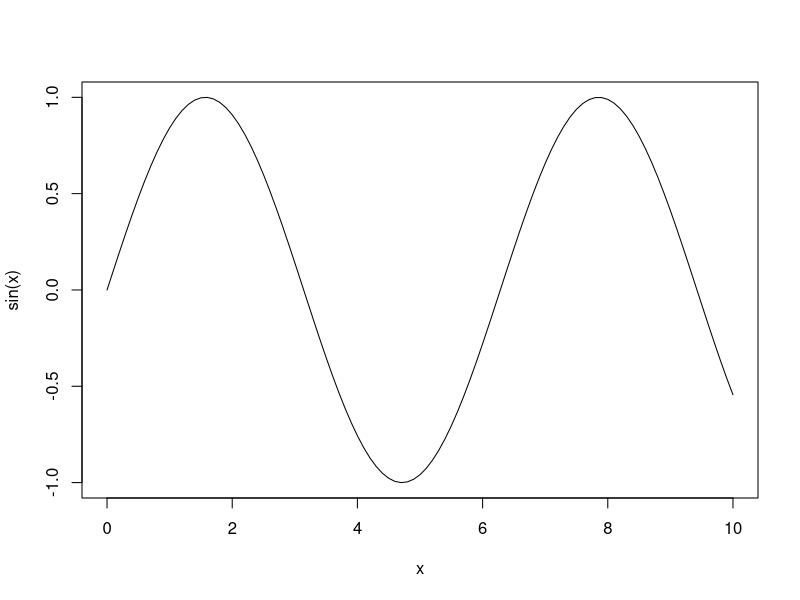
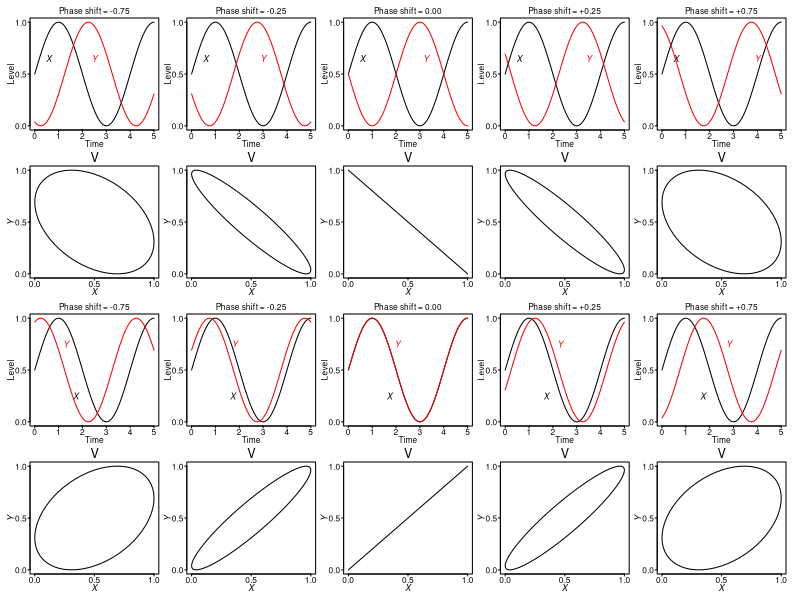

Write the R code that produced these figures, in order.

curve(sin(x), from=0,to=10)
x<-seq(0,pi*5/2,pi/30)
s<-sin(x)
s1<-sin(x+pi*0/8)
s2<-sin(x+pi*1/8)
s3<-sin(x+pi*2/8)
s4<-sin(x+pi*3/8)
s5<-sin(x+pi*4/8)
s6<-sin(x+pi*5/8)
s7<-sin(x+pi*6/8)
s8<-sin(x+pi*7/8)
s9<-sin(x+pi*8/8)
s10<-sin(x+pi*9/8)
s11<-sin(x+pi*10/8)
s12<-sin(x+pi*11/8)
s13<-sin(x+pi*12/8)
s14<-sin(x+pi*13/8)
s15<-sin(x+pi*14/8)
s16<-sin(x+pi*15/8)
s17<-sin(x+pi*16/8)


pdf("figs/phase_shift_model_190701.pdf",height=4.2, width=4.8)
par(ps=6)
par(mfrow=c(4,5))
par(oma=c(0.4,0.8,0,0))
par(mar=c(0.9,0.7,0.9,0.7))
par(mgp=c(0,0.15,0))
par(cex=1)


### H3K27me3
plot(s,type="l",ylab="",xlab="", yaxt="n",xaxt="n")
axis(side=1,at=seq(1,76,15),tcl=-0.1,lab=F)
mtext(c("0","1","2","3","4","5"),side=1,at=seq(1,76,15),line=-0.35)
axis(side=2,at=seq(-1,1,1),tcl=-0.1,lab=c("0.0","0.5","1.0"),las=1)
text(10,0.3,labels=expression(italic(X)))
text(50-11.25,0.3,labels=expression(italic(Y)),col="red") 
mtext("Level",side=2,line=0.6)
mtext("Time",side=1,line=0.05)
mtext("Phase shift = -0.75",side=3,line=0)
par(new=T)
plot(s12,type="l",col="red",ylab="",xlab="",axes=F)


plot(s,type="l",ylab="",xlab="", yaxt="n",xaxt="n")
axis(side=1,at=seq(1,76,15),tcl=-0.1,lab=F)
mtext(c("0","1","2","3","4","5"),side=1,at=seq(1,76,15),line=-0.35)
axis(side=2,at=seq(-1,1,1),tcl=-0.1,lab=c("0.0","0.5","1.0"),las=1)
text(10,0.3,labels=expression(italic(X)))
text(50-3.75,0.3,labels=expression(italic(Y)),col="red") 
mtext("Level",side=2,line=0.6)
mtext("Time",side=1,line=0.05)
mtext("Phase shift = -0.25",side=3,line=0)
par(new=T)
plot(s10,type="l",col="red",ylab="",xlab="",axes=F)


plot(s,type="l",ylab="",xlab="", yaxt="n",xaxt="n")
axis(side=1,at=seq(1,76,15),tcl=-0.1,lab=F)
mtext(c("0","1","2","3","4","5"),side=1,at=seq(1,76,15),line=-0.35)
axis(side=2,at=seq(-1,1,1),tcl=-0.1,lab=c("0.0","0.5","1.0"),las=1)
text(10,0.3,labels=expression(italic(X)))
text(50,0.3,labels=expression(italic(Y)),col="red") 
mtext("Level",side=2,line=0.6)
mtext("Time",side=1,line=0.05)
mtext("Phase shift = 0.00",side=3,line=0)
par(new=T)
plot(s9,type="l",col="red",ylab="",xlab="",axes=F)


plot(s,type="l",ylab="",xlab="", yaxt="n",xaxt="n")
axis(side=1,at=seq(1,76,15),tcl=-0.1,lab=F)
mtext(c("0","1","2","3","4","5"),side=1,at=seq(1,76,15),line=-0.35)
axis(side=2,at=seq(-1,1,1),tcl=-0.1,lab=c("0.0","0.5","1.0"),las=1)
text(10,0.3,labels=expression(italic(X)))
text(50+3.75,0.3,labels=expression(italic(Y)),col="red") 
mtext("Level",side=2,line=0.6)
mtext("Time",side=1,line=0.05)
mtext("Phase shift = +0.25",side=3,line=0)
par(new=T)
plot(s8,type="l",col="red",ylab="",xlab="",axes=F)


plot(s,type="l",ylab="",xlab="", yaxt="n",xaxt="n")
axis(side=1,at=seq(1,76,15),tcl=-0.1,lab=F)
mtext(c("0","1","2","3","4","5"),side=1,at=seq(1,76,15),line=-0.35)
axis(side=2,at=seq(-1,1,1),tcl=-0.1,lab=c("0.0","0.5","1.0"),las=1)
text(10,0.3,labels=expression(italic(X)))
text(50+11.25,0.3,labels=expression(italic(Y)),col="red") 
mtext("Level",side=2,line=0.6)
mtext("Time",side=1,line=0.05)
mtext("Phase shift = +0.75",side=3,line=0)
par(new=T)
plot(s6,type="l",col="red",ylab="",xlab="",axes=F)





plot(s,s12,type="l",ylab="",xlab="", yaxt="n",xaxt="n")
axis(side=1,at=seq(-1,1,1),tcl=-0.1,lab=F)
mtext(c("0.0","0.5","1.0"),side=1,at=seq(-1,1,1),line=-0.35)
axis(side=2,at=seq(-1,1,1),tcl=-0.1,  pos=-1.08,las=1,lab=c("0.0","0.5","1.0"))
mtext(expression(italic(Y)),side=2,line=0.6)
mtext(expression(italic(X)),side=1,line=0.05)
mtext("V",side=3,line=0,cex=1.5)


plot(s,s10,type="l",ylab="",xlab="", yaxt="n",xaxt="n")
axis(side=1,at=seq(-1,1,1),tcl=-0.1,lab=F)
mtext(c("0.0","0.5","1.0"),side=1,at=seq(-1,1,1),line=-0.35)
axis(side=2,at=seq(-1,1,1),tcl=-0.1,  pos=-1.08,las=1,lab=c("0.0","0.5","1.0"))
mtext(expression(italic(Y)),side=2,line=0.6)
mtext(expression(italic(X)),side=1,line=0.05)
mtext("V",side=3,line=0,cex=1.5)


plot(s,s9,type="l",ylab="",xlab="", yaxt="n",xaxt="n")
axis(side=1,at=seq(-1,1,1),tcl=-0.1,lab=F)
mtext(c("0.0","0.5","1.0"),side=1,at=seq(-1,1,1),line=-0.35)
axis(side=2,at=seq(-1,1,1),tcl=-0.1,  pos=-1.08,las=1,lab=c("0.0","0.5","1.0"))
mtext(expression(italic(Y)),side=2,line=0.6)
mtext(expression(italic(X)),side=1,line=0.05)
mtext("V",side=3,line=0,cex=1.5)


plot(s,s8,type="l",ylab="",xlab="", yaxt="n",xaxt="n")
axis(side=1,at=seq(-1,1,1),tcl=-0.1,lab=F)
mtext(c("0.0","0.5","1.0"),side=1,at=seq(-1,1,1),line=-0.35)
axis(side=2,at=seq(-1,1,1),tcl=-0.1,  pos=-1.08,las=1,lab=c("0.0","0.5","1.0"))
mtext(expression(italic(Y)),side=2,line=0.6)
mtext(expression(italic(X)),side=1,line=0.05)
mtext("V",side=3,line=0,cex=1.5)


plot(s,s6,type="l",ylab="",xlab="", yaxt="n",xaxt="n")
axis(side=1,at=seq(-1,1,1),tcl=-0.1,lab=F)
mtext(c("0.0","0.5","1.0"),side=1,at=seq(-1,1,1),line=-0.35)
axis(side=2,at=seq(-1,1,1),tcl=-0.1,  pos=-1.08,las=1,lab=c("0.0","0.5","1.0"))
mtext(expression(italic(Y)),side=2,line=0.6)
mtext(expression(italic(X)),side=1,line=0.05)
mtext("V",side=3,line=0,cex=1.5)



### H3K4me3
plot(s,type="l",ylab="",xlab="", yaxt="n",xaxt="n")
axis(side=1,at=seq(1,76,15),tcl=-0.1,lab=F)
mtext(c("0","1","2","3","4","5"),side=1,at=seq(1,76,15),line=-0.35)
axis(side=2,at=seq(-1,1,1),tcl=-0.1,lab=c("0.0","0.5","1.0"),las=1)
text(27,-0.5,labels=expression(italic(X)))
text(32-11.25,0.5,labels=expression(italic(Y)),col="red")
mtext("Level",side=2,line=0.6)
mtext("Time",side=1,line=0.05)
mtext("Phase shift = -0.75",side=3,line=0)
par(new=T)
plot(s4,type="l",col="red",ylab="",xlab="",axes=F)


plot(s,type="l",ylab="",xlab="", yaxt="n",xaxt="n")
axis(side=1,at=seq(1,76,15),tcl=-0.1,lab=F)
mtext(c("0","1","2","3","4","5"),side=1,at=seq(1,76,15),line=-0.35)
axis(side=2,at=seq(-1,1,1),tcl=-0.1,lab=c("0.0","0.5","1.0"),las=1)
text(27,-0.5,labels=expression(italic(X)))
text(32-3.75,0.5,labels=expression(italic(Y)),col="red")
mtext("Level",side=2,line=0.6)
mtext("Time",side=1,line=0.05)
mtext("Phase shift = -0.25",side=3,line=0)
par(new=T)
plot(s2,type="l",col="red",ylab="",xlab="",axes=F)


plot(s,type="l",ylab="",xlab="", yaxt="n",xaxt="n")
axis(side=1,at=seq(1,76,15),tcl=-0.1,lab=F)
mtext(c("0","1","2","3","4","5"),side=1,at=seq(1,76,15),line=-0.35)
axis(side=2,at=seq(-1,1,1),tcl=-0.1,lab=c("0.0","0.5","1.0"),las=1)
text(27,-0.5,labels=expression(italic(X)))
text(32,0.5,labels=expression(italic(Y)),col="red")
mtext("Level",side=2,line=0.6)
mtext("Time",side=1,line=0.05)
mtext("Phase shift = 0.00",side=3,line=0)
par(new=T)
plot(s17,type="l",col="red",ylab="",xlab="",axes=F)


plot(s,type="l",ylab="",xlab="", yaxt="n",xaxt="n")
axis(side=1,at=seq(1,76,15),tcl=-0.1,lab=F)
mtext(c("0","1","2","3","4","5"),side=1,at=seq(1,76,15),line=-0.35)
axis(side=2,at=seq(-1,1,1),tcl=-0.1,lab=c("0.0","0.5","1.0"),las=1)
text(27,-0.5,labels=expression(italic(X)))
text(32+3.75,0.5,labels=expression(italic(Y)),col="red")
mtext("Level",side=2,line=0.6)
mtext("Time",side=1,line=0.05)
mtext("Phase shift = +0.25",side=3,line=0)
par(new=T)
plot(s16,type="l",col="red",ylab="",xlab="",axes=F)


plot(s,type="l",ylab="",xlab="", yaxt="n",xaxt="n")
axis(side=1,at=seq(1,76,15),tcl=-0.1,lab=F)
mtext(c("0","1","2","3","4","5"),side=1,at=seq(1,76,15),line=-0.35)
axis(side=2,at=seq(-1,1,1),tcl=-0.1,lab=c("0.0","0.5","1.0"),las=1)
text(27,-0.5,labels=expression(italic(X)))
text(32+11.25,0.5,labels=expression(italic(Y)),col="red")
mtext("Level",side=2,line=0.6)
mtext("Time",side=1,line=0.05)
mtext("Phase shift = +0.75",side=3,line=0)
par(new=T)
plot(s14,type="l",col="red",ylab="",xlab="",axes=F)





plot(s,s4,type="l",ylab="",xlab="", yaxt="n",xaxt="n")
axis(side=1,at=seq(-1,1,1),tcl=-0.1,lab=F)
mtext(c("0.0","0.5","1.0"),side=1,at=seq(-1,1,1),line=-0.35)
axis(side=2,at=seq(-1,1,1),tcl=-0.1,  pos=-1.08,las=1,lab=c("0.0","0.5","1.0"))
mtext(expression(italic(Y)),side=2,line=0.6)
mtext(expression(italic(X)),side=1,line=0.05)
mtext("V",side=3,line=0,cex=1.5)


plot(s,s2,type="l",ylab="",xlab="", yaxt="n",xaxt="n")
axis(side=1,at=seq(-1,1,1),tcl=-0.1,lab=F)
mtext(c("0.0","0.5","1.0"),side=1,at=seq(-1,1,1),line=-0.35)
axis(side=2,at=seq(-1,1,1),tcl=-0.1,  pos=-1.08,las=1,lab=c("0.0","0.5","1.0"))
mtext(expression(italic(Y)),side=2,line=0.6)
mtext(expression(italic(X)),side=1,line=0.05)
mtext("V",side=3,line=0,cex=1.5)


plot(s,s17,type="l",ylab="",xlab="", yaxt="n",xaxt="n")
axis(side=1,at=seq(-1,1,1),tcl=-0.1,lab=F)
mtext(c("0.0","0.5","1.0"),side=1,at=seq(-1,1,1),line=-0.35)
axis(side=2,at=seq(-1,1,1),tcl=-0.1,  pos=-1.08,las=1,lab=c("0.0","0.5","1.0"))
mtext(expression(italic(Y)),side=2,line=0.6)
mtext(expression(italic(X)),side=1,line=0.05)
mtext("V",side=3,line=0,cex=1.5)


plot(s,s16,type="l",ylab="",xlab="", yaxt="n",xaxt="n")
axis(side=1,at=seq(-1,1,1),tcl=-0.1,lab=F)
mtext(c("0.0","0.5","1.0"),side=1,at=seq(-1,1,1),line=-0.35)
axis(side=2,at=seq(-1,1,1),tcl=-0.1,  pos=-1.08,las=1,lab=c("0.0","0.5","1.0"))
mtext(expression(italic(Y)),side=2,line=0.6)
mtext(expression(italic(X)),side=1,line=0.05)
mtext("V",side=3,line=0,cex=1.5)


plot(s,s14,type="l",ylab="",xlab="", yaxt="n",xaxt="n")
axis(side=1,at=seq(-1,1,1),tcl=-0.1,lab=F)
mtext(c("0.0","0.5","1.0"),side=1,at=seq(-1,1,1),line=-0.35)
axis(side=2,at=seq(-1,1,1),tcl=-0.1,  pos=-1.08,las=1,lab=c("0.0","0.5","1.0"))
mtext(expression(italic(Y)),side=2,line=0.6)
mtext(expression(italic(X)),side=1,line=0.05)
mtext("V",side=3,line=0,cex=1.5)

dev.off()